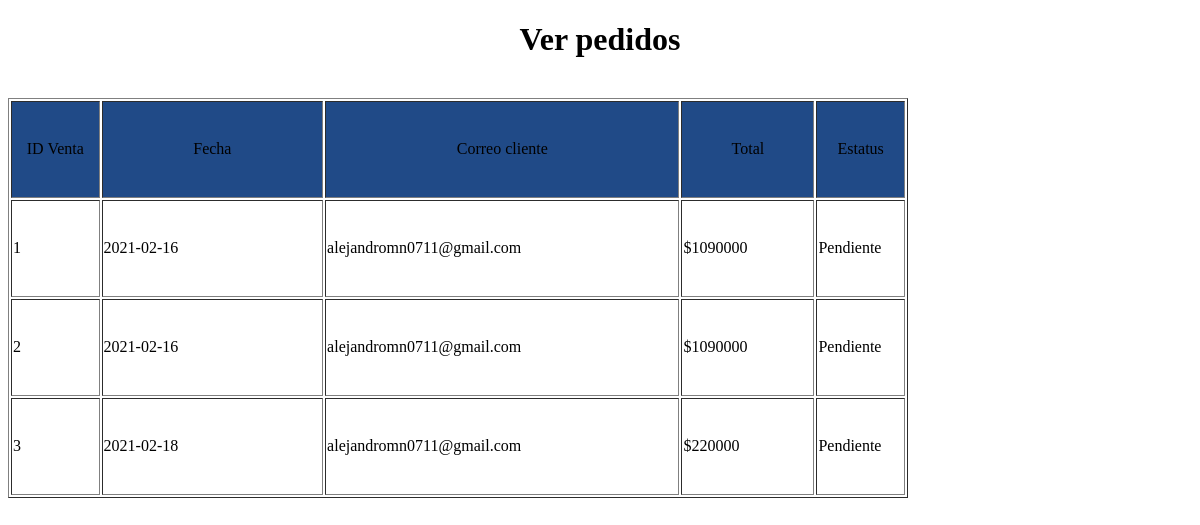
The app's page /Modulos/VerPedidos.php, older data.
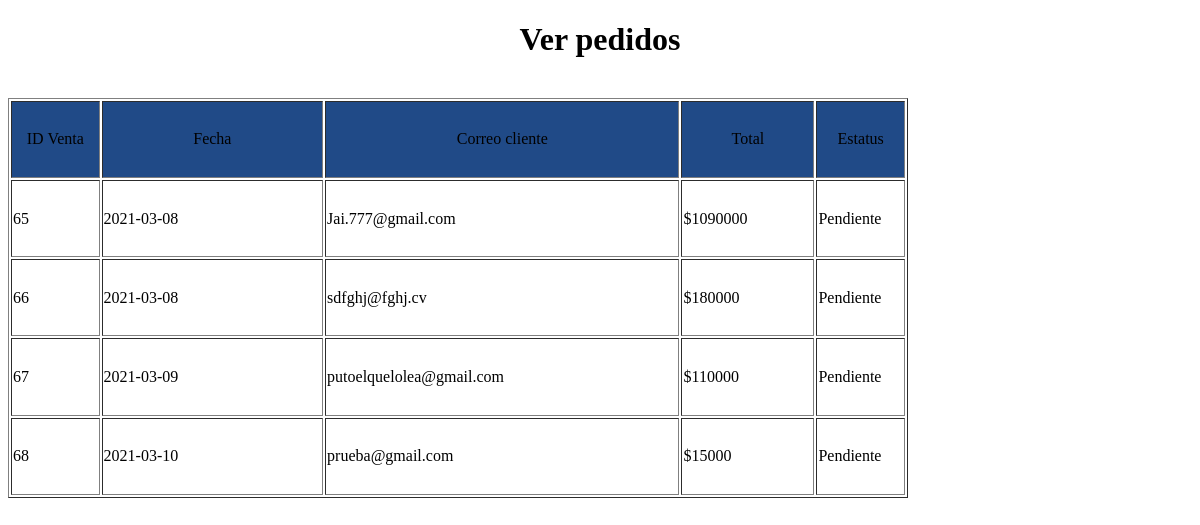
The same page, newer data.
### tables this page shows
CREATE TABLE `ventas` (
  `id` int(11) NOT NULL,
  `SeID` varchar(11) NOT NULL,
  `fecha` date NOT NULL,
  `correocli` varchar(100) NOT NULL,
  `telefono` varchar(10) NOT NULL,
  `total` int(20) NOT NULL,
  `estatus` set('Pendiente','Procesado','','') NOT NULL,
  `direccion` varchar(100) NOT NULL,
  `cliente` varchar(40) NOT NULL,
  `cantidad` int(2) NOT NULL,
  `idpro` int(3) NOT NULL
);

### PHP/ConexionBD.php (called while the page is built)
<?php
function Conectarse()
{
	$Conexion=new mysqli("localhost","root","","proyecto");
	if ($Conexion->connect_errno)
		echo "Problemas en la Conexion ". $Conexion->connect_error;
	else
		return $Conexion;
}
?>

### PHP/ClasesPedidos.php (called while the page is built, shortened)
<?php
class Pedido
{
	public function consultarPedido()
	{
		$this->Conexion=Conectarse();
		$sql="SELECT * from ventas";
		$resultado=$this->Conexion->query($sql);
		return $resultado;
	}
}
?>

### Modulos/VerPedidos.php (the view, shortened to what this page needs)
<?php
require_once "PHP/conexionbd.php";
require "PHP/ClasesPedidos.php";
$objpedido= new Pedido();
$resultado=$objpedido->consultarPedido();
?>
<!DOCTYPE html>
<html>
<head>
</head>
<body>
	<div class="formAñadirQ">
		<h1 align="center" >Ver pedidos</h1><br>
		<table border="1px solid white" width="900px;" height="400px;">
			<tr align="center" bgcolor="#204a87" class="tr1">
				<td width="10%">ID Venta</td>
				<td width="25%">Fecha</td>
				<td width="40%">Correo cliente</td>
				<td width="15%">Total</td>
				<td width="10%">Estatus</td>
			</tr>
	</div>
	<?php
		while ($pedido=$resultado->fetch_object()){
		?>
			<tr class="tr2">
				<td width="10%"><?php echo $pedido->id ?></td>
				<td width="25%"><?php echo $pedido->fecha ?></td>
				<td width="40%"><?php echo $pedido->correocli ?></td>
				<td width="15%">$<?php echo $pedido->total ?></td>
				<td width="10%"><?php echo $pedido->estatus ?></td>
			</tr>
		<?php
		}
		?>
</body>
</html>

Row changes from the older to the newer data that the page shows:
removed ventas: id "1", fecha "2021-02-16", correocli "alejandromn0711@gmail.com", total "1090000", estatus "Pendiente"
removed ventas: id "2", fecha "2021-02-16", correocli "alejandromn0711@gmail.com", total "1090000", estatus "Pendiente"
removed ventas: id "3", fecha "2021-02-18", correocli "alejandromn0711@gmail.com", total "220000", estatus "Pendiente"
added ventas: id "65", fecha "2021-03-08", correocli "Jai.777@gmail.com", total "1090000", estatus "Pendiente"
added ventas: id "66", fecha "2021-03-08", correocli "sdfghj@fghj.cv", total "180000", estatus "Pendiente"
added ventas: id "67", fecha "2021-03-09", correocli "putoelquelolea@gmail.com", total "110000", estatus "Pendiente"
added ventas: id "68", fecha "2021-03-10", correocli "prueba@gmail.com", total "15000", estatus "Pendiente"
